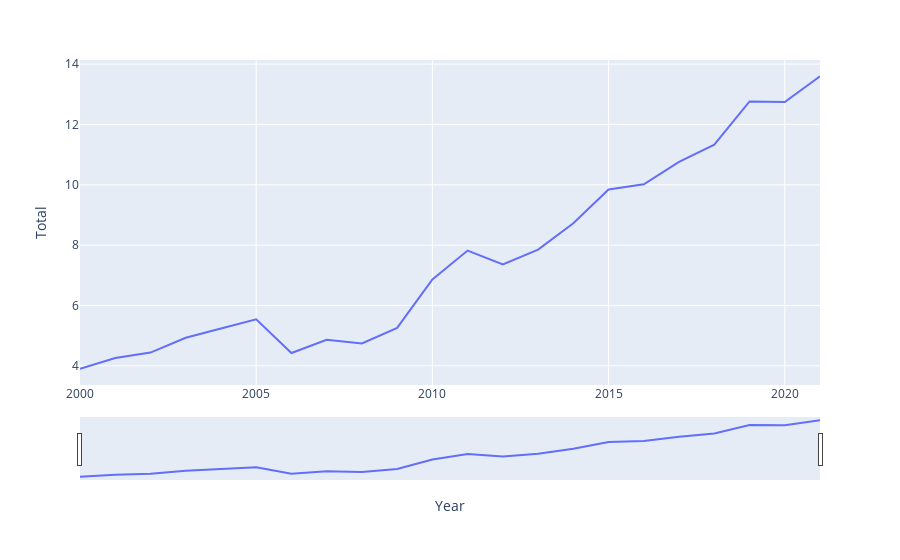

Notebook source saved alongside this figure:
### Code cell
#  plot to see total emission versus year for 'Senegal'
fig_sen = px.line(df_sen, x="Year", y="Total")
fig_sen.update_xaxes(rangeslider_visible=True)
fig_sen.show()

### Figure 1 — Plotly figure (JSON) as saved in the notebook; plotly's stock layout.template omitted (floating-point values rounded to 4 significant figures)
{"data": [{"hovertemplate": "Year=%{x}<br>Total=%{y}<extra></extra>", "legendgroup": "", "line": {"color": "#636efa", "dash": "solid"}, "marker": {"symbol": "circle"}, "mode": "lines", "name": "", "orientation": "v", "showlegend": false, "type": "scatter", "x": [2000, 2001, 2002, 2003, 2004, 2005, 2006, 2007, 2008, 2009, 2010, 2011, 2012, 2013, 2014, 2015, 2016, 2017, 2018, 2019, 2020, 2021], "xaxis": "x", "y": [3.902, 4.258, 4.437, 4.928, 5.238, 5.539, 4.422, 4.863, 4.74, 5.258, 6.862, 7.819, 7.362, 7.853, 8.724, 9.845, 10.02, 10.76, 11.33, 12.76, 12.74, 13.6], "yaxis": "y"}], "layout": {"legend": {"tracegroupgap": 0}, "margin": {"t": 60}, "xaxis": {"anchor": "y", "domain": [0, 1], "rangeslider": {"visible": true}, "title": {"text": "Year"}}, "yaxis": {"anchor": "x", "domain": [0, 1], "title": {"text": "Total"}}}}
